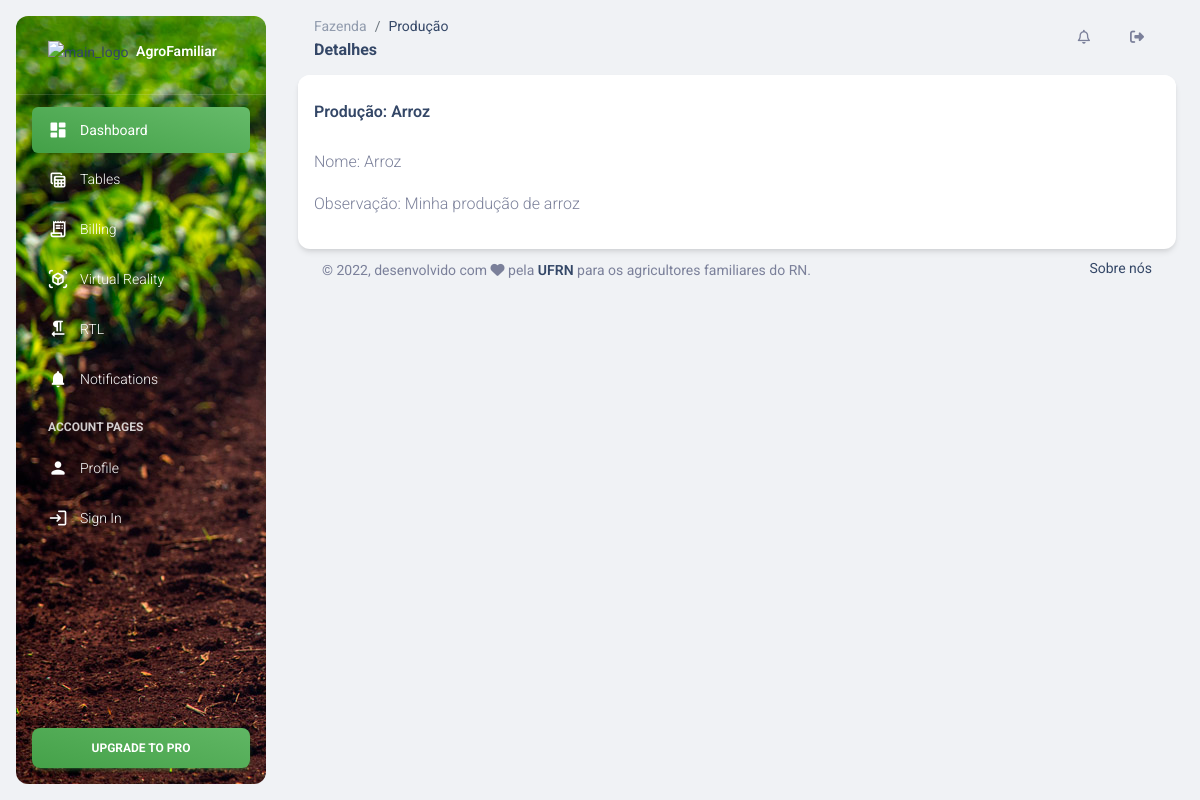
The page /producao/detalhes/6 on the database as committed earlier.
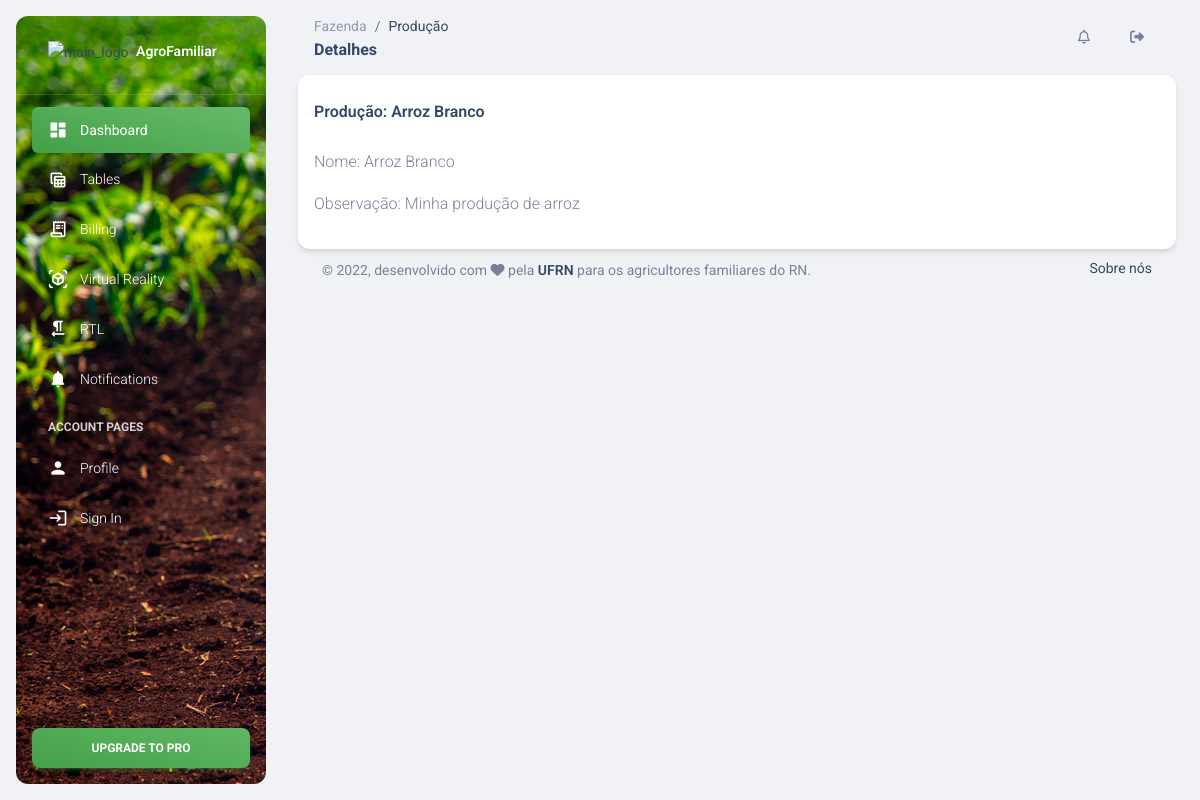
The same page on the database as committed later.
### Producao/models.py (models this page shows, shortened)
class Producao(models.Model):
    nome = models.CharField(max_length=100, verbose_name="Nome")
    observacao = models.TextField(verbose_name="Observação")
    ativo = models.BooleanField(verbose_name="Ativo", default=True)
    class Meta:
        ordering = ['nome']
        verbose_name = "Produção"
        verbose_name_plural = "Produções"

### Producao/views.py (the view)
# urls.py: path('detalhes/<int:pk>', views.detalhes_producao, name='detalhes'),
def detalhes_producao(request, pk):
    producao = Producao.objects.filter(pk=pk)[0]
    informacoes = {
        'producao': producao
    }
    return render(request, "Producao/detalhes.html", informacoes)

### Templates/Producao/detalhes.html
{% extends "Base/base.html" %}
{% load bootstrap5 %}
{% block titulo %}
    Detalhes
{% endblock %}
{% block diretorio_raiz %}
Fazenda
{% endblock %}
{% block diretorio %}
Produção
{% endblock %}
{% block conteudo %}
<div class="card">
<div class="card-header pb-0 px-3">
  <h6 class="mb-0">Produção: {{producao.nome}}</h6>
</div>
<div class="card-body pt-4 p-3">
    <p>Nome: {{ producao.nome }}</p>
    <p>Observação: {{ producao.observacao }}</p>
</div>
</div>
{% endblock %}

Rows that differ between the two databases and show on the page:
changed Producao "Minha produção de arroz": nome "Arroz" → "Arroz Branco"
